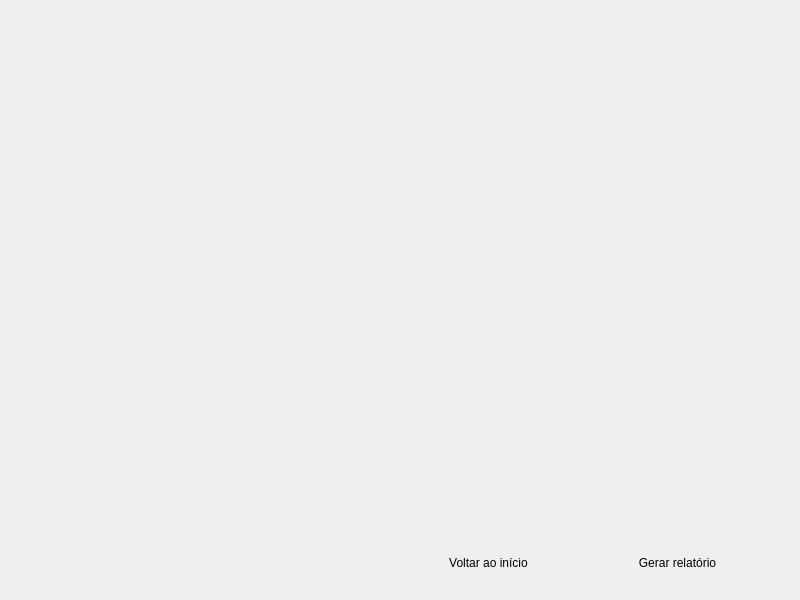
<?xml version="1.0" encoding="UTF-8"?>
<ui version="4.0">
 <class>LDC_Result_Frame</class>
 <widget class="QWidget" name="LDC_Result_Frame">
  <property name="geometry">
   <rect>
    <x>0</x>
    <y>0</y>
    <width>800</width>
    <height>600</height>
   </rect>
  </property>
  <property name="minimumSize">
   <size>
    <width>800</width>
    <height>600</height>
   </size>
  </property>
  <property name="maximumSize">
   <size>
    <width>800</width>
    <height>600</height>
   </size>
  </property>
  <property name="windowTitle">
   <string>LDC Result Frame</string>
  </property>
  <property name="styleSheet">
   <string>background-image: url(:/ldc_result_bckg/ldc_result_bckg.png);</string>
  </property>
  <property name="locale">
   <locale language="Portuguese" country="Brazil"/>
  </property>
  <layout class="QVBoxLayout" name="verticalLayout_4">
   <item>
    <spacer name="verticalSpacer_4">
     <property name="orientation">
      <enum>Qt::Vertical</enum>
     </property>
     <property name="sizeType">
      <enum>QSizePolicy::Fixed</enum>
     </property>
     <property name="sizeHint" stdset="0">
      <size>
       <width>20</width>
       <height>35</height>
      </size>
     </property>
    </spacer>
   </item>
   <item>
    <layout class="QHBoxLayout" name="horizontalLayout">
     <item>
      <widget class="QWidget" name="widget" native="true">
       <property name="minimumSize">
        <size>
         <width>200</width>
         <height>600</height>
        </size>
       </property>
       <property name="maximumSize">
        <size>
         <width>200</width>
         <height>600</height>
        </size>
       </property>
       <property name="autoFillBackground">
        <bool>false</bool>
       </property>
       <property name="styleSheet">
        <string>background-image: url(:/ldc_transparency/ldc_transparency.png);</string>
       </property>
       <widget class="QWidget" name="verticalLayoutWidget">
        <property name="geometry">
         <rect>
          <x>0</x>
          <y>0</y>
          <width>200</width>
          <height>600</height>
         </rect>
        </property>
        <layout class="QVBoxLayout" name="verticalLayout">
         <item>
          <spacer name="verticalSpacer_3">
           <property name="orientation">
            <enum>Qt::Vertical</enum>
           </property>
           <property name="sizeHint" stdset="0">
            <size>
             <width>20</width>
             <height>40</height>
            </size>
           </property>
          </spacer>
         </item>
        </layout>
       </widget>
      </widget>
     </item>
     <item>
      <layout class="QVBoxLayout" name="verticalLayout_2">
       <item>
        <widget class="QStackedWidget" name="stackedWidget">
         <property name="minimumSize">
          <size>
           <width>590</width>
           <height>485</height>
          </size>
         </property>
         <property name="maximumSize">
          <size>
           <width>590</width>
           <height>485</height>
          </size>
         </property>
         <property name="palette">
          <palette>
           <active/>
           <inactive/>
           <disabled/>
          </palette>
         </property>
         <property name="styleSheet">
          <string>background-image: url(:/ldc_transparency/ldc_transparency.png);</string>
         </property>
         <widget class="QWidget" name="stackedPage"/>
        </widget>
       </item>
       <item>
        <spacer name="verticalSpacer">
         <property name="orientation">
          <enum>Qt::Vertical</enum>
         </property>
         <property name="sizeHint" stdset="0">
          <size>
           <width>20</width>
           <height>40</height>
          </size>
         </property>
        </spacer>
       </item>
       <item>
        <layout class="QHBoxLayout" name="horizontalLayout_2">
         <item>
          <spacer name="horizontalSpacer">
           <property name="orientation">
            <enum>Qt::Horizontal</enum>
           </property>
           <property name="sizeHint" stdset="0">
            <size>
             <width>40</width>
             <height>20</height>
            </size>
           </property>
          </spacer>
         </item>
         <item>
          <widget class="QPushButton" name="pushButton_2">
           <property name="sizePolicy">
            <sizepolicy hsizetype="Maximum" vsizetype="Maximum">
             <horstretch>183</horstretch>
             <verstretch>44</verstretch>
            </sizepolicy>
           </property>
           <property name="minimumSize">
            <size>
             <width>183</width>
             <height>44</height>
            </size>
           </property>
           <property name="styleSheet">
            <string>background-image: url(:/ldc_button_bckg/ldc_button.png);</string>
           </property>
           <property name="text">
            <string>Voltar ao início</string>
           </property>
           <property name="flat">
            <bool>true</bool>
           </property>
          </widget>
         </item>
         <item>
          <widget class="QPushButton" name="pushButton">
           <property name="sizePolicy">
            <sizepolicy hsizetype="Fixed" vsizetype="Fixed">
             <horstretch>183</horstretch>
             <verstretch>44</verstretch>
            </sizepolicy>
           </property>
           <property name="minimumSize">
            <size>
             <width>183</width>
             <height>44</height>
            </size>
           </property>
           <property name="styleSheet">
            <string>background-image: url(:/ldc_button_bckg/ldc_button.png);</string>
           </property>
           <property name="text">
            <string>Gerar relatório</string>
           </property>
           <property name="flat">
            <bool>true</bool>
           </property>
          </widget>
         </item>
         <item>
          <spacer name="horizontalSpacer_2">
           <property name="orientation">
            <enum>Qt::Horizontal</enum>
           </property>
           <property name="sizeType">
            <enum>QSizePolicy::Fixed</enum>
           </property>
           <property name="sizeHint" stdset="0">
            <size>
             <width>20</width>
             <height>20</height>
            </size>
           </property>
          </spacer>
         </item>
        </layout>
       </item>
       <item>
        <spacer name="verticalSpacer_2">
         <property name="orientation">
          <enum>Qt::Vertical</enum>
         </property>
         <property name="sizeHint" stdset="0">
          <size>
           <width>20</width>
           <height>40</height>
          </size>
         </property>
        </spacer>
       </item>
      </layout>
     </item>
    </layout>
   </item>
  </layout>
 </widget>
 <resources>
  <include location="../resources/ldc_resources.qrc"/>
 </resources>
 <connections/>
</ui>
